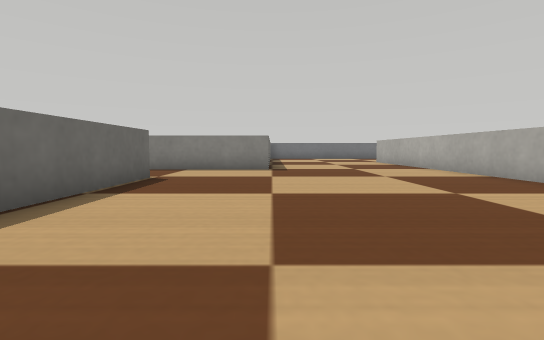
[1] (above)

16 first-person views from a walk through a Webots world. The camera is 0.06 m above the floor, tilts 4° down and sees 85° across. The floor is counted in squares, 0.1 m on a side. Each view is taken from the middle of a square. On the plan, view 1 faces up. The plan holds only what a view shows up to about 9 squares ahead; the rest is blank. The place goes on beyond the plan. The robots in the file are not drawn. Webots' stock objects and surfaces are drawn as simple stand-ins.

[2]
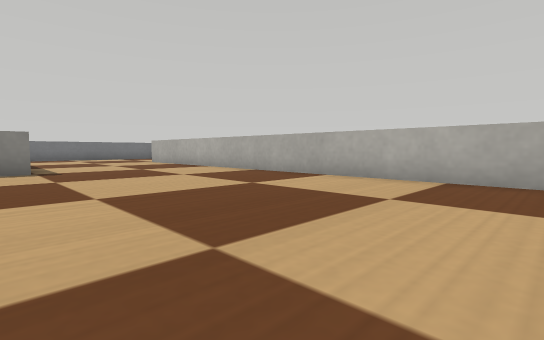

[3]
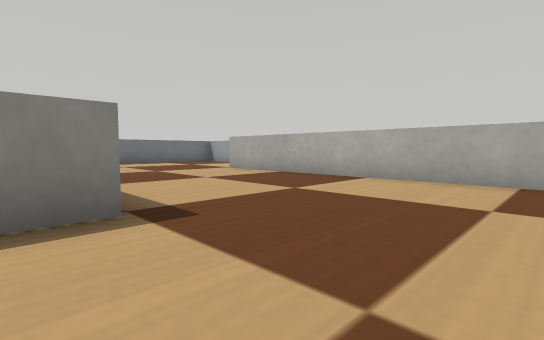

[4]
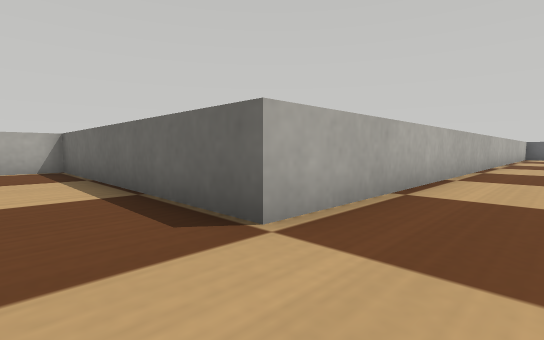

[5]
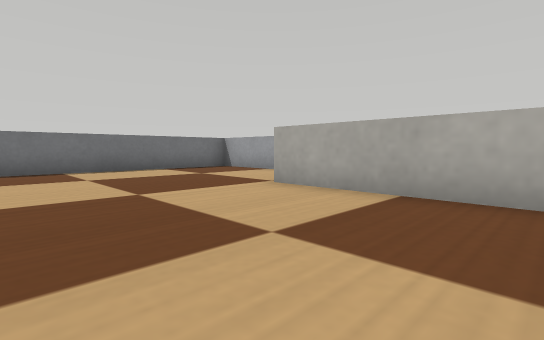

[6]
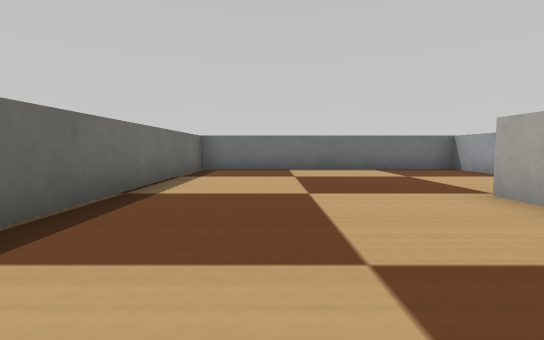

[7]
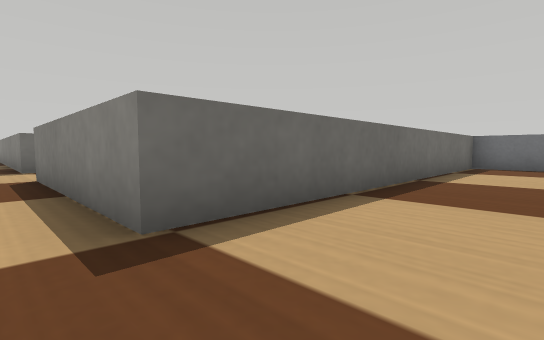

[8]
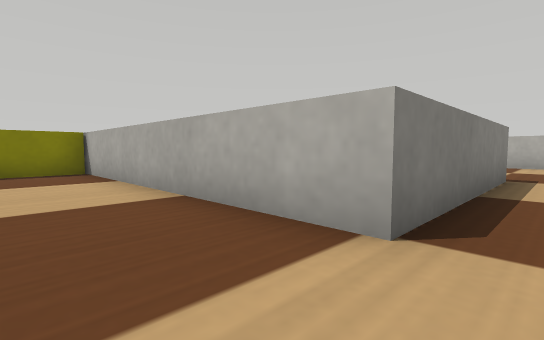

[9]
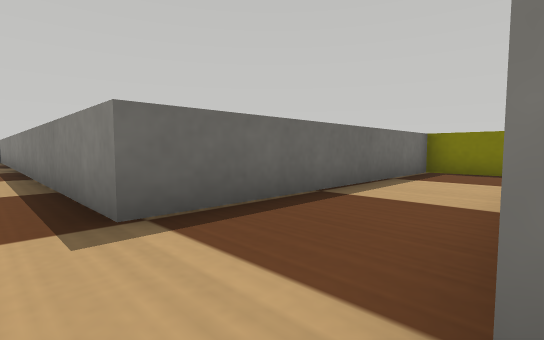

[10]
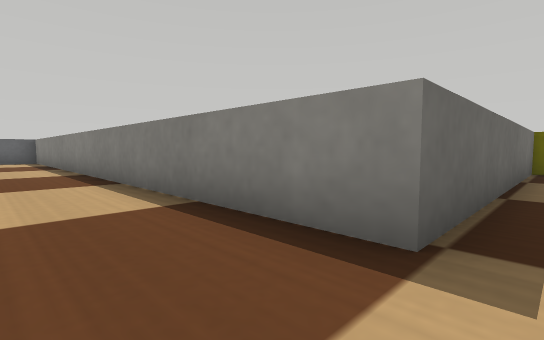

[11]
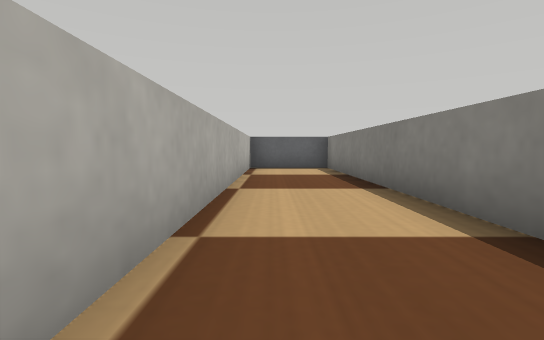

[12]
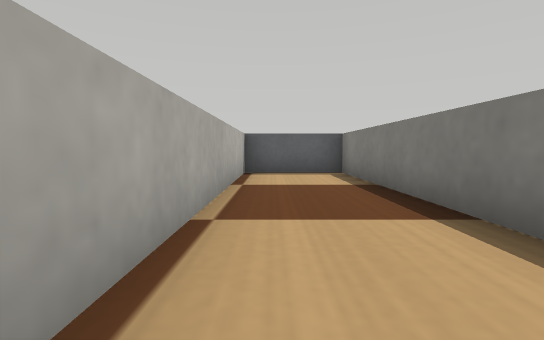

[13]
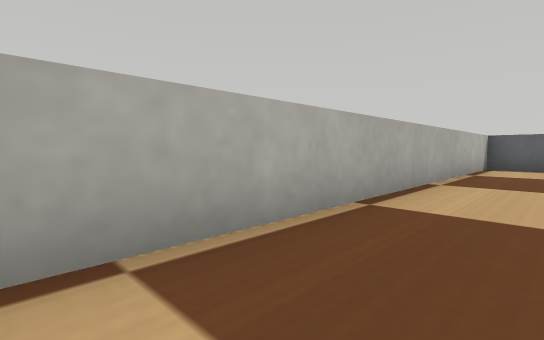

[14]
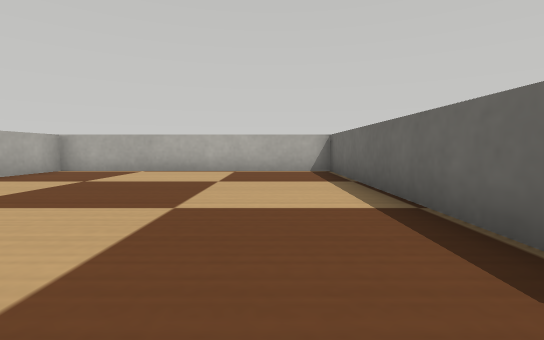

[15]
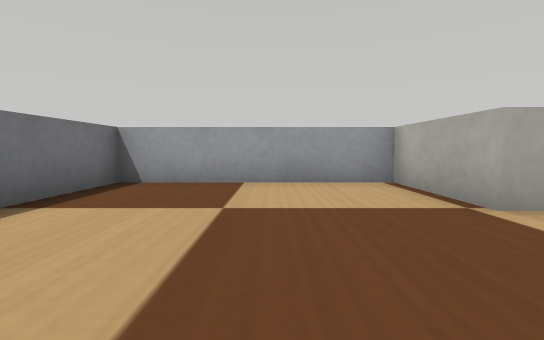

[16]
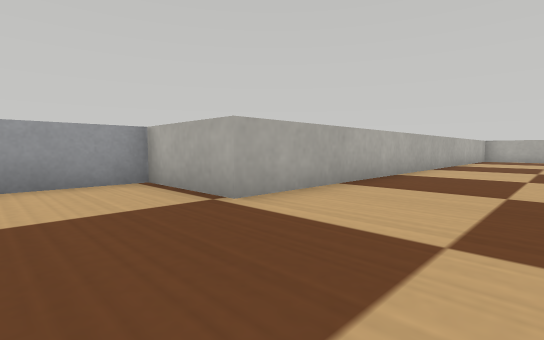

### Floor plan
Points are (right, up) in squares from view 1. A wall is a line through its corners. A room is listed if a view was taken in it or the views show most of it. See-through windows are left out.
Room 1 (views 1, 2, 3, 4, 5, 6, 7, 8, 9, 10, 11, 12, 13, 14, 15, 16)
walls: (-5.1, 16.2) (-7.6, 16.2) (-7.6, 8.8) (-22.6, 8.8) (-22.6, 6.3) (-2.6, 6.3) (-2.6, -1.2) (4.9, -1.2) (4.9, 13.8) (7.4, 13.8) (7.4, 18.8) (-0.1, 18.8) (-0.1, 8.8) (-5.1, 8.8) (-5.1, 16.5)

Where each view was taken, in squares from view 1:
view 1: 0 up, 0 right, facing up
view 2: 0 up, 1 left, facing up-right
view 3: 6 up, 1 left, facing up-right
view 4: 8 up, 1 left, facing down-left
view 5: 10 up, 1 right, facing up-right
view 6: 10 up, 2 right, facing up
view 7: 8 up, 2 right, facing up-left
view 8: 8 up, 7 left, facing up-right
view 9: 8 up, 5 left, facing up-left
view 10: 7 up, 7 left, facing up-left
view 11: 7 up, 13 left, facing left
view 12: 7 up, 15 left, facing left
view 13: 8 up, 12 left, facing down-left
view 14: 7 up, 1 left, facing down
view 15: 16 up, 2 right, facing right
view 16: 16 up, 2 right, facing down-right
